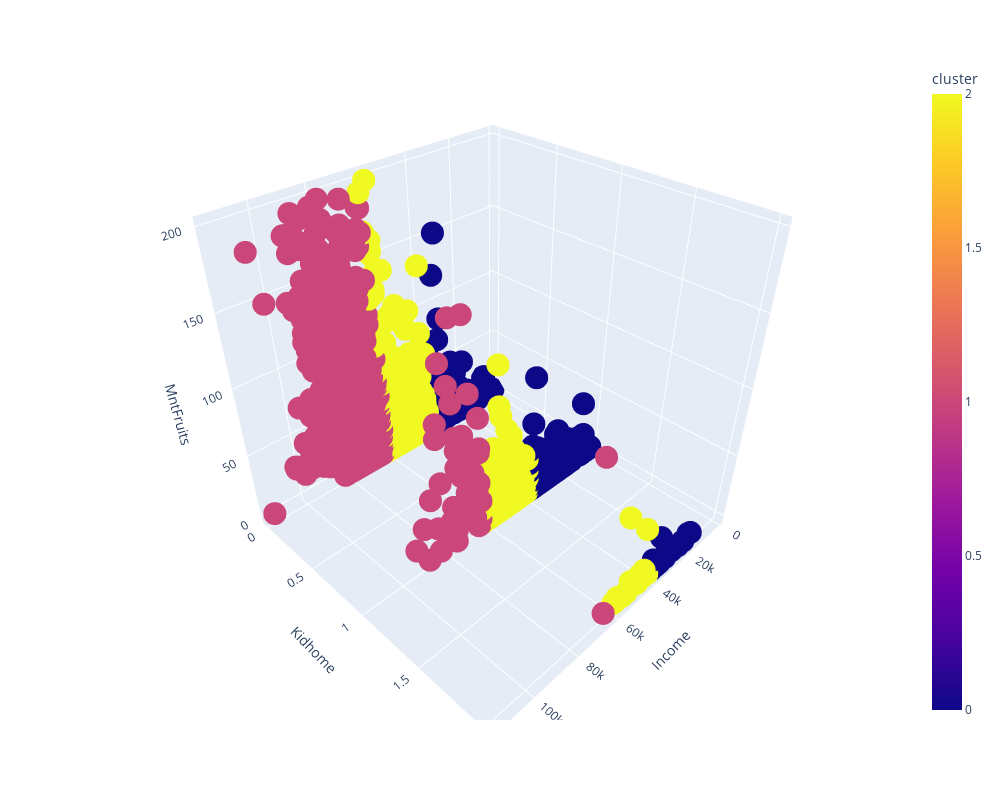

The notebook cell saved with this chart:
### Markdown cell above
En el grafico superior podemos observar que las personas que mas personas compran en tienda y consumen mas productos cárnicos son las personas con mayores ingresos. Por el contrario las personas de bajos ingresos compran muy poco en tienda y apenas compran carne.

### Code cell
fig = px.scatter_3d(df_marketing,
                    x="Income",
                    y="Kidhome",
                    z="MntFruits",
                    color="cluster")

fig.update_layout(autosize=False,
                 width=1000,
                 height=800)

fig.show()

### Figure 1 — Plotly figure (JSON) as saved in the notebook; plotly's stock layout.template omitted (floating-point values rounded to 4 significant figures; data arrays with more than 128 entries replaced by an {"elided": "..."} marker saying what was removed)
{"data": [{"hovertemplate": "Income=%{x}<br>Kidhome=%{y}<br>MntFruits=%{z}<br>cluster=%{marker.color}<extra></extra>", "legendgroup": "", "marker": {"color": {"elided": "2229 int values"}, "coloraxis": "coloraxis", "symbol": "circle"}, "mode": "markers", "name": "", "scene": "scene", "showlegend": false, "type": "scatter3d", "x": {"elided": "2229 float values"}, "y": {"elided": "2229 int values"}, "z": {"elided": "2229 int values"}}], "layout": {"autosize": false, "coloraxis": {"colorbar": {"title": {"text": "cluster"}}, "colorscale": [[0, "#0d0887"], [0.1111, "#46039f"], [0.2222, "#7201a8"], [0.3333, "#9c179e"], [0.4444, "#bd3786"], [0.5556, "#d8576b"], [0.6667, "#ed7953"], [0.7778, "#fb9f3a"], [0.8889, "#fdca26"], [1, "#f0f921"]]}, "height": 800, "legend": {"tracegroupgap": 0}, "margin": {"t": 60}, "scene": {"domain": {"x": [0, 1], "y": [0, 1]}, "xaxis": {"title": {"text": "Income"}}, "yaxis": {"title": {"text": "Kidhome"}}, "zaxis": {"title": {"text": "MntFruits"}}}, "width": 1000}}
